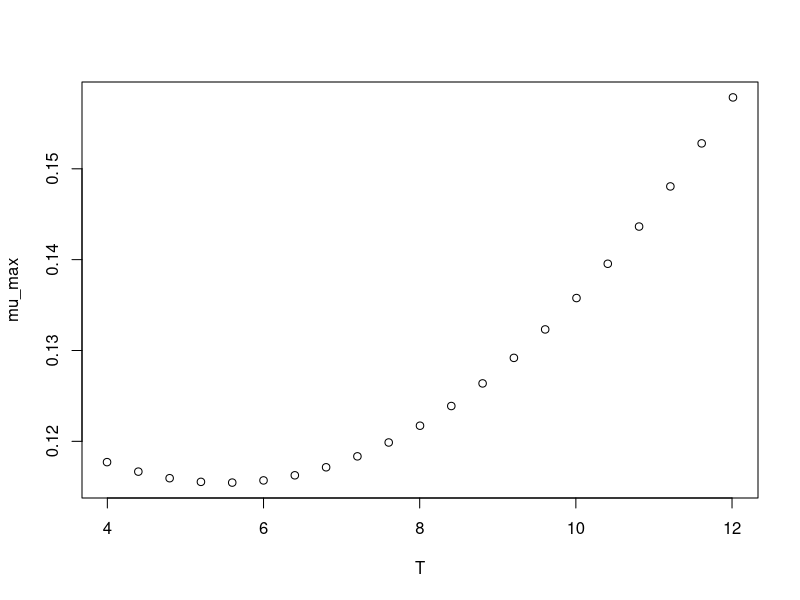

Write R code to recreate this figure.
#############################
# start of Parameter script
#############################
T <- seq(3.996003996004,12.012,length.out=21)
#############################
# end of Parameter script
#############################
############################# 
# start of Model script Gropin ID 495 
#############################
 
# constant coefficients for this model
 
variables <- data.frame(T)
argumentsPar <- expand.grid(variables)
 
# heart of the model
response_surface <- function(T) {
   mumax <-0.1457-0.011*T+0.001*(T^2)

return(mumax=mumax)
} 

# output parameters
mumax <- cbind(argumentsPar,response_surface(argumentsPar['T']))
colnames(mumax) <- c(colnames(argumentsPar),'mumax')
#############################
# End of Model script
#############################
############################# 
# start of Visualisation script Gropin ID 495 
#############################
plot(T,mumax$mumax,
                          xlab='T',
                          ylab='mu_max')
#############################
# End of Visualisation script
#############################
